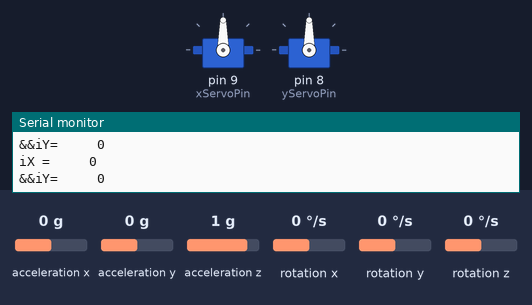
A sketch run on a simulated Arduino Uno, built with avr-gcc and run on an emulated ATmega328P. Shown: 2 × servo, the last lines printed to the serial monitor. Wiring (inferred from the names in the program): MPU-6050 motion sensor at I2C address 0x68. The inputs (shaded band) are chosen by the test bench; at power-on: acceleration x 0 g, acceleration y 0 g, acceleration z 1 g, rotation x 0 °/s, rotation y 0 °/s, rotation z 0 °/s.

Above: at 1.8 s.
1.9 s: acceleration x set to -1.4 g
At 2.7 s:
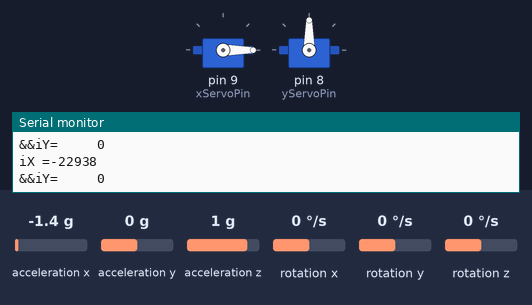
3.5 s: acceleration y set to -1.4 g
At 4.4 s:
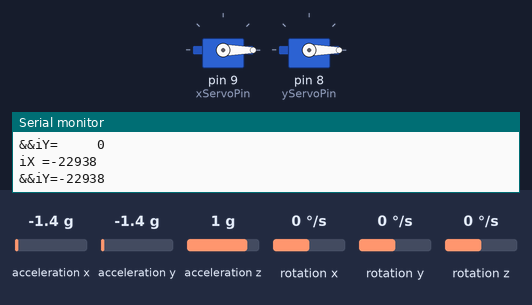
5.5 s: acceleration x set to 0.8 g
At 7.2 s:
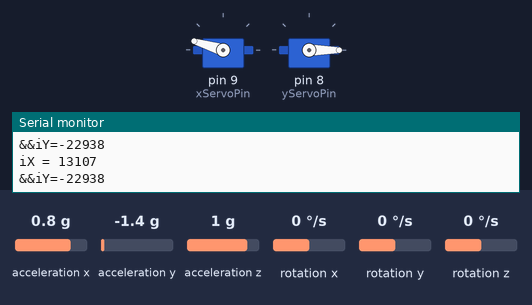
7.5 s: acceleration y set to 0.8 g
At 9.0 s:
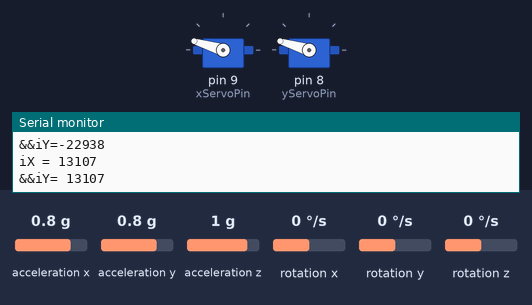
9.5 s: acceleration x set to -0.8 g
At 10.7 s:
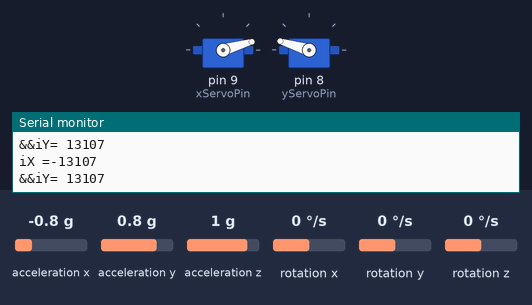
11.5 s: acceleration y set to 1.4 g
At 12.4 s:
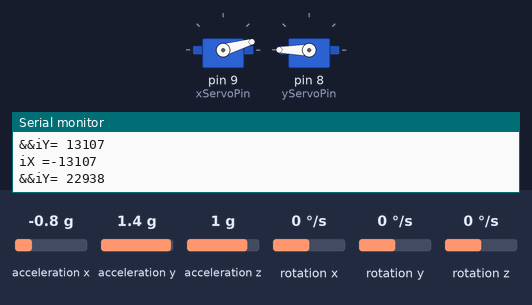
Timing chart, 0 to 14.5 s (numbered marks = the images above; inputs shaded):
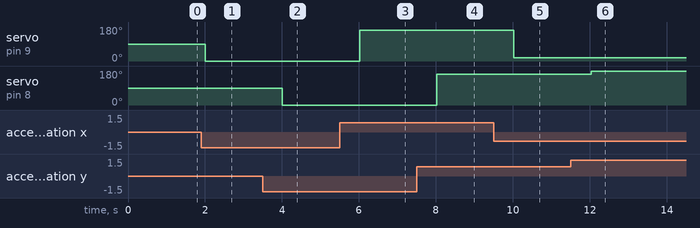

The sketch:

servo_with_gyroskop.ino
```cpp
#include "Wire.h"
#include <Servo.h>

Servo servoX;
Servo servoY;

const int MPU_ADDR=0x68;
int16_t ivme_x, ivme_y;
char tmp_str[7];
char* convert_int16_to_str(int16_t i){
  sprintf(tmp_str,"%6d",i);
  return tmp_str;
  }
int xServoPin=9;
int yServoPin=8;

int xPos=0;
int yPos=0;


void setup() {
  // put your setup code here, to run once:

  Serial.begin(9600);//monitoru baslatiyoruz.
  Wire.begin();//I2C haberlesmeyi baslatiyoruz.
  Wire.beginTransmission(MPU_ADDR);//Gy-521 ile iletisimi baslatiyoruz.
  Wire.write(0x6B);
  Wire.write(0);//MPU-6050 0 yaparak baslatiyoruz.
  Wire.endTransmission(true);
  servoX.attach(xServoPin);
  servoY.attach(yServoPin);
  servoX.write(xPos);
  servoY.write(yPos);


}

void loop() {
  // put your main code here, to run repeatedly:
  Wire.beginTransmission(MPU_ADDR);
  Wire.write(0x3B);
  Wire.endTransmission(false);
  Wire.requestFrom(MPU_ADDR,7*2,true);


  ivme_x = Wire.read()<<8 | Wire.read();
  ivme_y = Wire.read()<<8 | Wire.read();


  Serial.print("iX =");
  Serial.println(convert_int16_to_str(ivme_x));
  Serial.print("&&iY=");
  Serial.println(convert_int16_to_str(ivme_y));

  ivme_x=map(ivme_x,-16000,16000,0,180);
  ivme_y=map(ivme_y,-16000,16000,0,180);
  servoX.write(ivme_x);
  servoY.write(ivme_y);


  delay(1000);

}
```

Measured:
- after the input at 1.9 s, servo on pin 9 (xServoPin): 90° → 0° after 0.11 s
- after the input at 3.5 s, servo on pin 8 (yServoPin): 90° → 0° after 0.51 s
- after the input at 5.5 s, servo on pin 9 (xServoPin): 0° → 163° after 0.52 s
- after the input at 7.5 s, servo on pin 8 (yServoPin): 0° → 163° after 0.52 s
- after the input at 9.5 s, servo on pin 9 (xServoPin): 163° → 16° after 0.53 s
- after the input at 11.5 s, servo on pin 8 (yServoPin): 163° → 180° after 0.53 s
